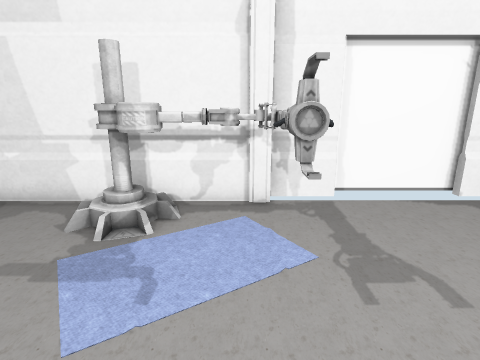
View 1 (above)

20 first-person views from a walk through a Unity game level. The camera is 1.3 m above the floor, tilts 14° down and sees 80° across. Doors are open. The floor is counted in squares, 0.5 m on a side. Each view is taken from the middle of a square. On the plan, view 1 faces up. The plan holds only what a view shows up to about 19 squares ahead; the rest is blank. The place goes on beyond the plan. The player character is not drawn. Some animated figures are not drawn. Some surface patterns are stand-ins.

View 2
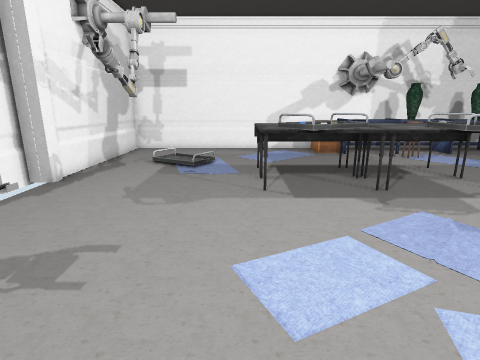

View 3
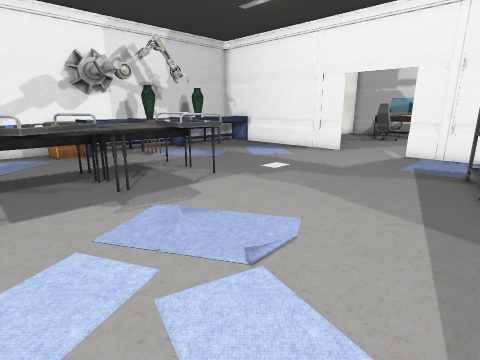

View 4
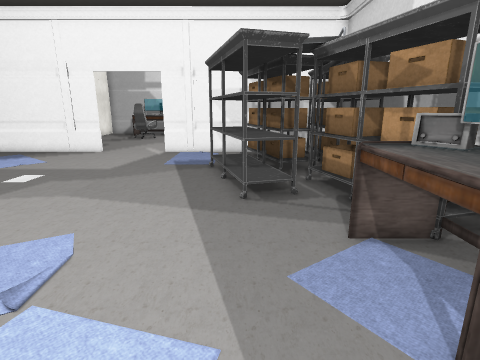

View 5
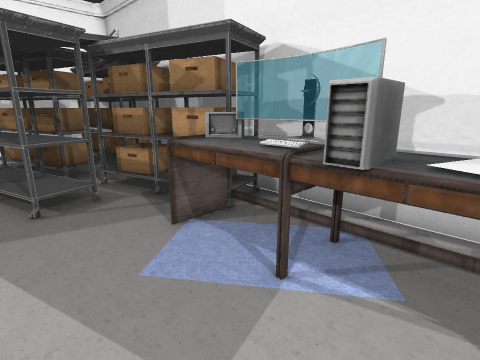

View 6
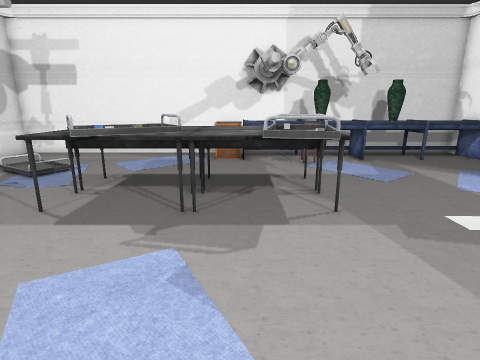

View 7
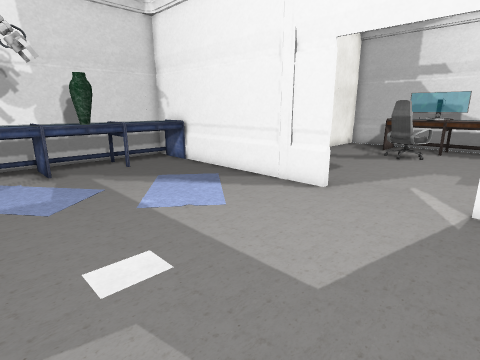

View 8
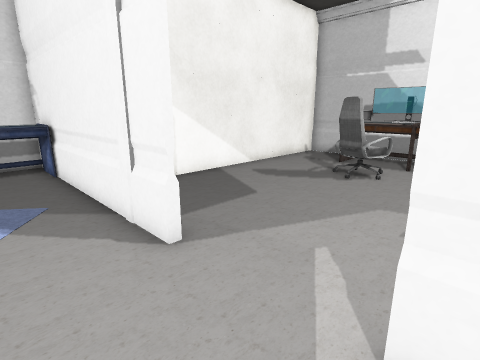

View 9
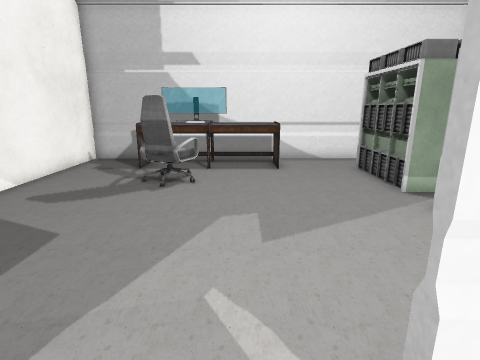

View 10
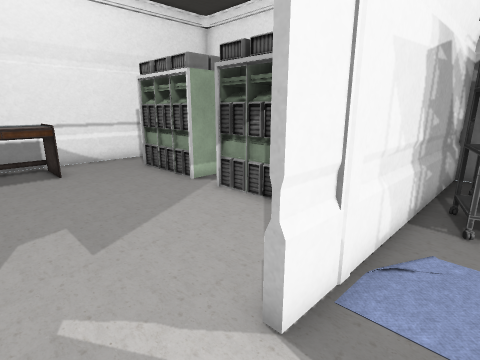

View 11
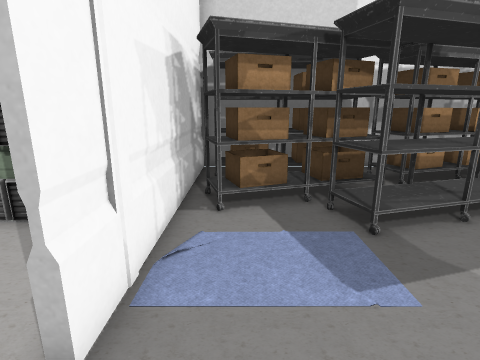

View 12
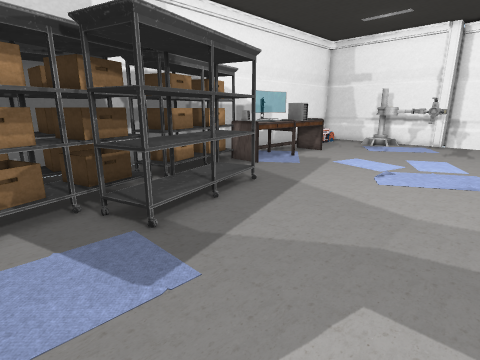

View 13
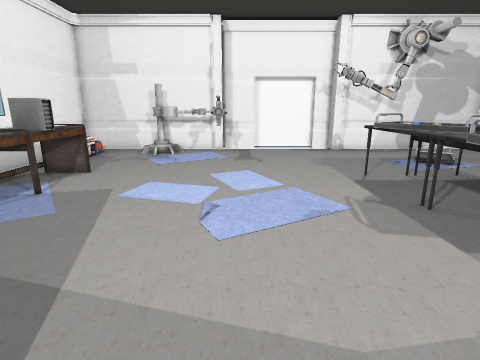

View 14
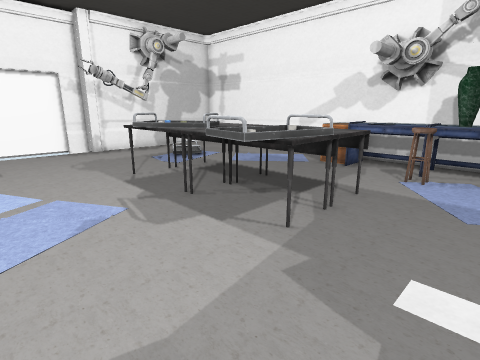

View 15
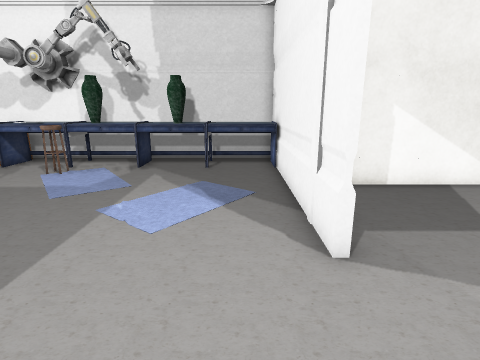

View 16
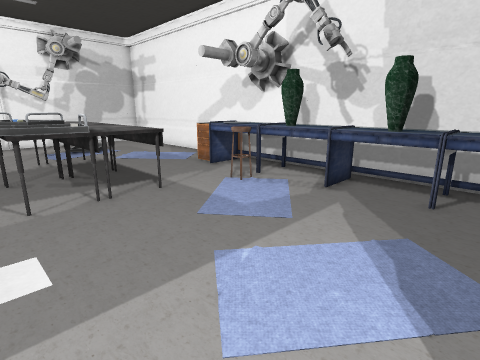

View 17
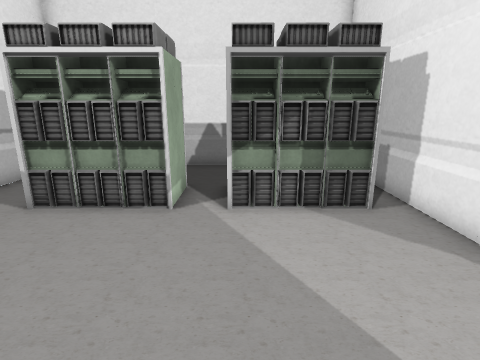

View 18
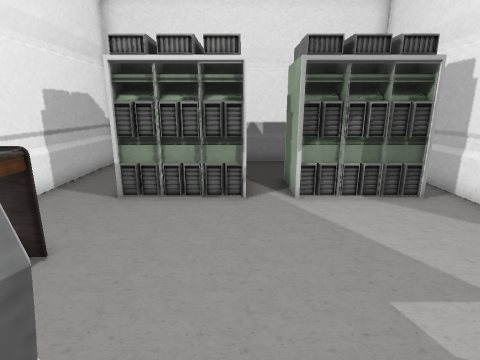

View 19
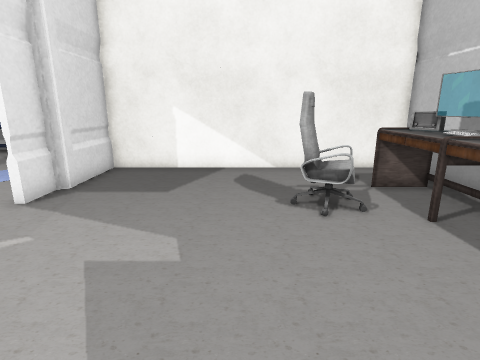

View 20
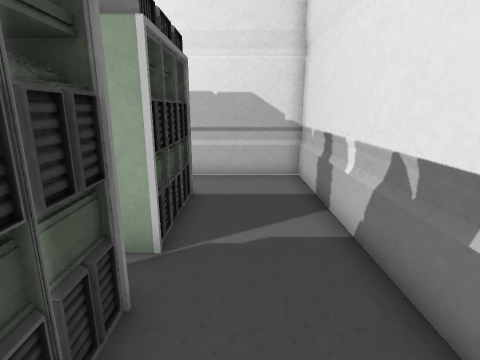

### Floor plan
Key: @ floor where view 1 was taken; # wall or solid block; . main floor; : floor 0.25 m higher than the main floor; D open door; C carpet; P pillar; T table; R drawers; S stool; A vase; M computer; H chair; W white cube; O other object.
Columns run from 8 left of view 1 to 18 right of it. Each row starts with its distance up from view 1.
  9         ####   ###
  8 #########O      P#########
  7 # ...OO.CO...............#
  6 # ...OCCCC........O......#
  5 # .....  C........OO. ...#
  4 # ....  CC........... ...#
  3 #  ................:.....#
  2 #  ......................#
  1 #.OO.....................#
  0 #.OOO...@......TTTTT.....#
 -1 #.CMM..........T TT .....#
 -2 #.CMM..........TOTT .....##
 -3 #.CCC..........TTTTT.....##
 -4 #.CCC..........TTTTT...RRR#
 -5 #.OCC..........TTTTT...R R#
 -6 #OO...........OTTTTT...OO##
 -7 #OOO..........OT TTT...OO##
 -8 #OOO.OO........TTTTT.SSOO#
 -9 #OOOO  .............. SAA#
-10 #.OO.  .............  .AA#
-11 #.OO.OOO............ ..OO#
-12 #OOOOOOO...............OO#
-13 #OOOOOOO...............AA#
-14 #OOOOOO................OO#
-15 #OO OO.................OO##
-16 #OO OOO................OO##
-17 #OO.OOO................OOP#
-18 #########PDDDDDDP########P
-19       #.............WW
-20    .  #M............WW
-21       #M............WW
-22  #   MMM............WW
-23  #...MOM............WW
-24  #..................WW
-25  #...M#M............WW
-26  #...MMM......HH....WW
-27  #...MMM......HH....WW
-28  #...MMM............WW
-29  #...##...OOOOOOO...WW
-30  #........OOOOOOO...WW
-31  ###################WW

Positions as (right, up) in squares from view 1, and headings:
1: (0, 0), facing up
2: (-2, 1), facing right
3: (-2, 0), facing down-right
4: (-2, 0), facing down
5: (-1, 0), facing down-left
6: (0, -5), facing right
7: (2, -9), facing down-right
8: (2, -15), facing down-right
9: (4, -16), facing down
10: (5, -16), facing down-left
11: (5, -16), facing left
12: (5, -16), facing up-left
13: (2, -11), facing up
14: (2, -11), facing up-right
15: (2, -16), facing right
16: (6, -16), facing up-right
17: (6, -23), facing left
18: (7, -25), facing left
19: (-1, -24), facing right
20: (-5, -20), facing down
